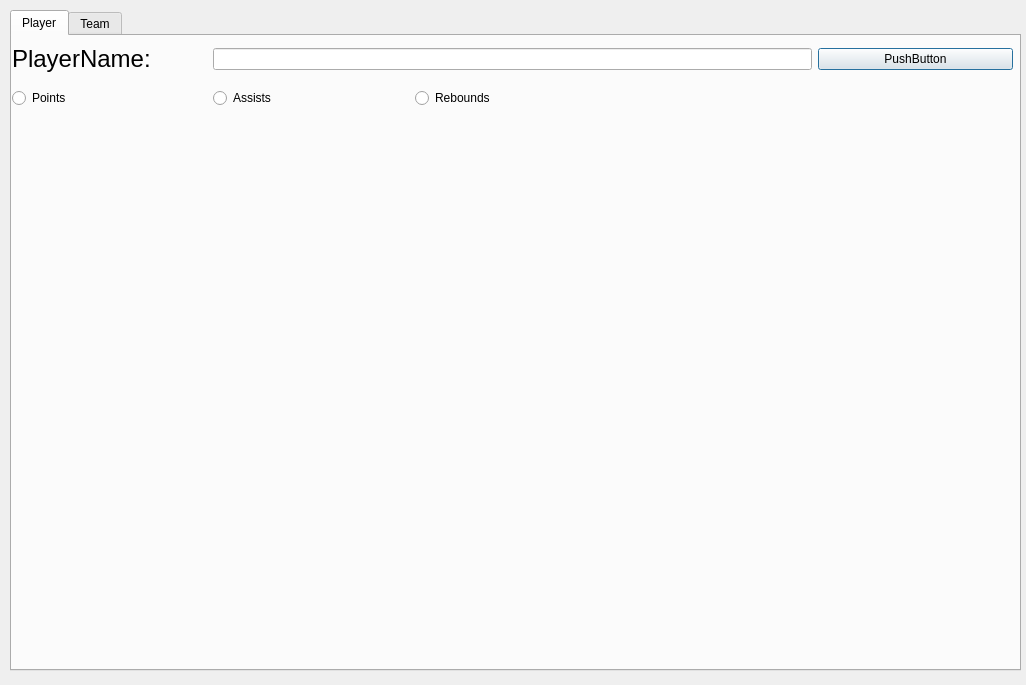
<?xml version="1.0" encoding="UTF-8"?>
<ui version="4.0">
 <class>Dialog</class>
 <widget class="QDialog" name="Dialog">
  <property name="geometry">
   <rect>
    <x>0</x>
    <y>0</y>
    <width>1026</width>
    <height>685</height>
   </rect>
  </property>
  <property name="windowTitle">
   <string>Dialog</string>
  </property>
  <widget class="QTabWidget" name="tabWidget">
   <property name="geometry">
    <rect>
     <x>10</x>
     <y>10</y>
     <width>1011</width>
     <height>661</height>
    </rect>
   </property>
   <property name="currentIndex">
    <number>0</number>
   </property>
   <widget class="QWidget" name="analyzePlayer">
    <attribute name="title">
     <string>Player</string>
    </attribute>
    <widget class="QWidget" name="gridLayoutWidget">
     <property name="geometry">
      <rect>
       <x>0</x>
       <y>0</y>
       <width>1001</width>
       <height>81</height>
      </rect>
     </property>
     <layout class="QGridLayout" name="gridLayout">
      <item row="0" column="0">
       <widget class="QLabel" name="label">
        <property name="text">
         <string>&lt;html&gt;&lt;head/&gt;&lt;body&gt;&lt;p&gt;&lt;span style=&quot; font-size:18pt;&quot;&gt;PlayerName:&lt;/span&gt;&lt;/p&gt;&lt;/body&gt;&lt;/html&gt;</string>
        </property>
       </widget>
      </item>
      <item row="1" column="0">
       <widget class="QRadioButton" name="points">
        <property name="text">
         <string>Points</string>
        </property>
       </widget>
      </item>
      <item row="1" column="1">
       <widget class="QRadioButton" name="assists">
        <property name="text">
         <string>Assists</string>
        </property>
       </widget>
      </item>
      <item row="0" column="4">
       <widget class="QPushButton" name="search">
        <property name="text">
         <string>PushButton</string>
        </property>
       </widget>
      </item>
      <item row="1" column="2">
       <widget class="QRadioButton" name="rebounds">
        <property name="text">
         <string>Rebounds</string>
        </property>
       </widget>
      </item>
      <item row="0" column="1" colspan="3">
       <widget class="QLineEdit" name="playerName"/>
      </item>
     </layout>
    </widget>
    <widget class="QWidget" name="verticalLayoutWidget">
     <property name="geometry">
      <rect>
       <x>0</x>
       <y>100</y>
       <width>1001</width>
       <height>521</height>
      </rect>
     </property>
     <layout class="QVBoxLayout" name="verticalLayout_2"/>
    </widget>
   </widget>
   <widget class="QWidget" name="analyzeTeam">
    <attribute name="title">
     <string>Team</string>
    </attribute>
   </widget>
  </widget>
 </widget>
 <resources/>
 <connections/>
</ui>
